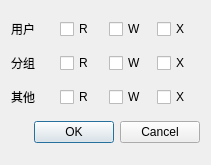
<?xml version="1.0" encoding="UTF-8"?>
<ui version="4.0">
 <class>Dialog</class>
 <widget class="QDialog" name="Dialog">
  <property name="geometry">
   <rect>
    <x>0</x>
    <y>0</y>
    <width>211</width>
    <height>165</height>
   </rect>
  </property>
  <property name="windowTitle">
   <string>Dialog</string>
  </property>
  <layout class="QGridLayout" name="gridLayout_2">
   <item row="2" column="0">
    <layout class="QHBoxLayout" name="horizontalLayout_4">
     <item>
      <widget class="QLabel" name="labelOther">
       <property name="text">
        <string>其他</string>
       </property>
      </widget>
     </item>
     <item>
      <widget class="QCheckBox" name="checkBoxOtherR">
       <property name="text">
        <string>R</string>
       </property>
      </widget>
     </item>
     <item>
      <widget class="QCheckBox" name="checkBoxOtherW">
       <property name="text">
        <string>W</string>
       </property>
      </widget>
     </item>
     <item>
      <widget class="QCheckBox" name="checkBoxOtherX">
       <property name="text">
        <string>X</string>
       </property>
      </widget>
     </item>
    </layout>
   </item>
   <item row="1" column="0">
    <layout class="QHBoxLayout" name="horizontalLayout_3">
     <item>
      <widget class="QLabel" name="labelGroup">
       <property name="text">
        <string>分组</string>
       </property>
      </widget>
     </item>
     <item>
      <widget class="QCheckBox" name="checkBoxGroupR">
       <property name="text">
        <string>R</string>
       </property>
      </widget>
     </item>
     <item>
      <widget class="QCheckBox" name="checkBoxGroupW">
       <property name="text">
        <string>W</string>
       </property>
      </widget>
     </item>
     <item>
      <widget class="QCheckBox" name="checkBoxGroupX">
       <property name="text">
        <string>X</string>
       </property>
      </widget>
     </item>
    </layout>
   </item>
   <item row="0" column="0">
    <layout class="QHBoxLayout" name="horizontalLayout">
     <item>
      <widget class="QLabel" name="labelUser">
       <property name="text">
        <string>用户</string>
       </property>
      </widget>
     </item>
     <item>
      <widget class="QCheckBox" name="checkBoxUserR">
       <property name="text">
        <string>R</string>
       </property>
      </widget>
     </item>
     <item>
      <widget class="QCheckBox" name="checkBoxUserW">
       <property name="text">
        <string>W</string>
       </property>
      </widget>
     </item>
     <item>
      <widget class="QCheckBox" name="checkBoxUserX">
       <property name="text">
        <string>X</string>
       </property>
      </widget>
     </item>
    </layout>
   </item>
   <item row="3" column="0">
    <widget class="QDialogButtonBox" name="buttonBox">
     <property name="orientation">
      <enum>Qt::Orientation::Horizontal</enum>
     </property>
     <property name="standardButtons">
      <set>QDialogButtonBox::StandardButton::Cancel|QDialogButtonBox::StandardButton::Ok</set>
     </property>
    </widget>
   </item>
  </layout>
 </widget>
 <resources/>
 <connections>
  <connection>
   <sender>buttonBox</sender>
   <signal>accepted()</signal>
   <receiver>Dialog</receiver>
   <slot>accept()</slot>
   <hints>
    <hint type="sourcelabel">
     <x>248</x>
     <y>254</y>
    </hint>
    <hint type="destinationlabel">
     <x>157</x>
     <y>274</y>
    </hint>
   </hints>
  </connection>
  <connection>
   <sender>buttonBox</sender>
   <signal>rejected()</signal>
   <receiver>Dialog</receiver>
   <slot>reject()</slot>
   <hints>
    <hint type="sourcelabel">
     <x>316</x>
     <y>260</y>
    </hint>
    <hint type="destinationlabel">
     <x>286</x>
     <y>274</y>
    </hint>
   </hints>
  </connection>
 </connections>
</ui>
